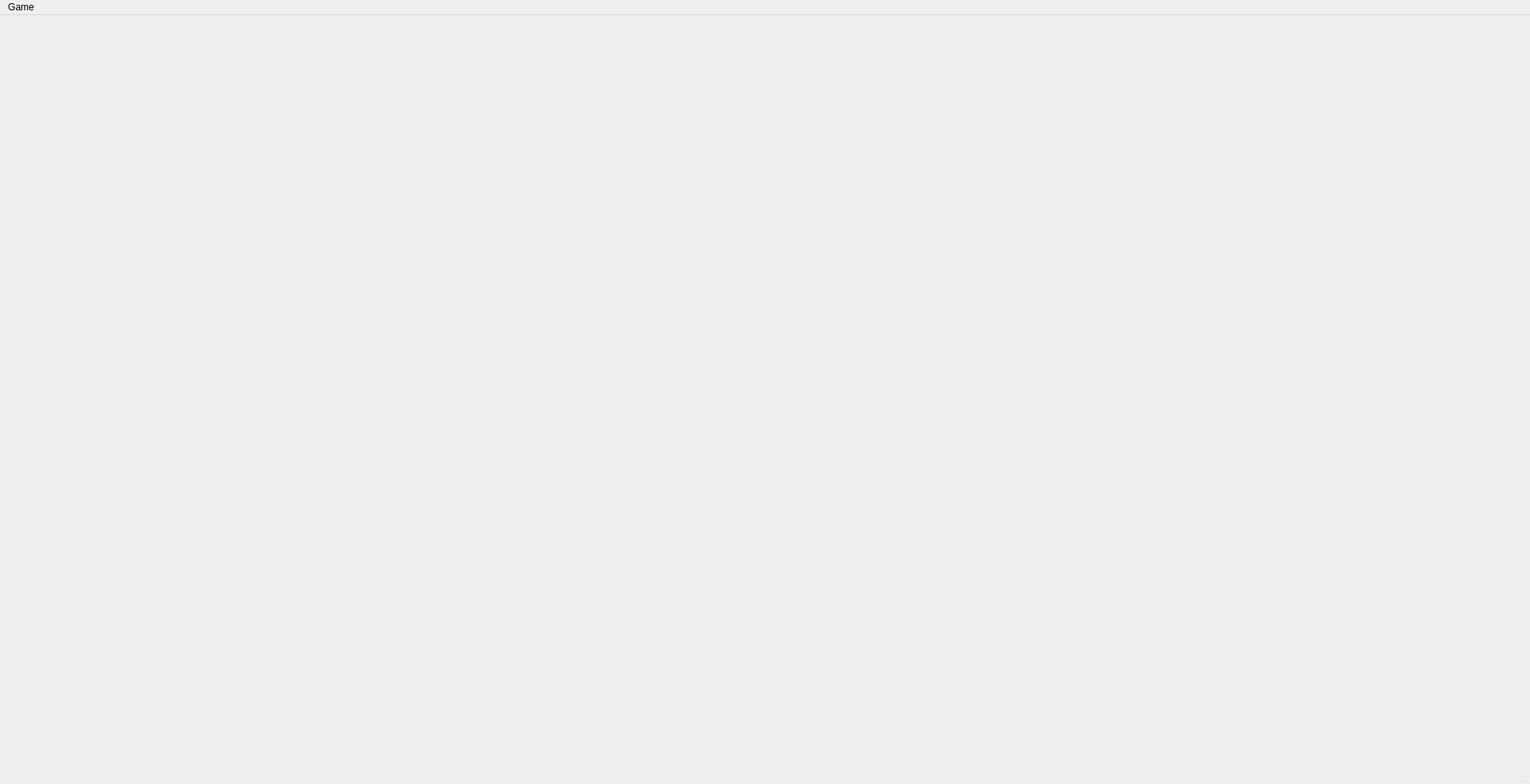
<?xml version="1.0" encoding="UTF-8"?>
<ui version="4.0">
 <class>MainWindow</class>
 <widget class="QMainWindow" name="MainWindow">
  <property name="geometry"><rect><x>0</x><y>0</y><width>1920</width><height>984</height></rect></property>
  <property name="windowTitle"><string>Trickwise Pinochle</string></property>
  <widget class="QWidget" name="centralwidget"/>
  <widget class="QMenuBar" name="menubar">
   <property name="geometry"><rect><x>0</x><y>0</y><width>1920</width><height>27</height></rect></property>
   <property name="nativeMenuBar"><bool>false</bool></property>
   <widget class="QMenu" name="menuQtMainWindow">
    <property name="title"><string>Game</string></property>
    <addaction name="actionNewGame"/>
    <addaction name="actionResumeSavedGame"/>
    <addaction name="actionSaveGameState"/>
    <addaction name="separator"/>
    <addaction name="actionManageSavedGames"/>
   </widget>
   <addaction name="menuQtMainWindow"/>
  </widget>
  <widget class="QStatusBar" name="statusbar"/>
  <action name="actionNewGame">
   <property name="text"><string>New Game</string></property>
   <property name="shortcut"><string>Ctrl+N</string></property>
  </action>
  <action name="actionResumeSavedGame">
   <property name="text"><string>Resume Saved Game...</string></property>
   <property name="shortcut"><string>Ctrl+O</string></property>
  </action>
  <action name="actionSaveGameState">
   <property name="text"><string>Save Game State...</string></property>
   <property name="shortcut"><string>Ctrl+S</string></property>
  </action>
  <action name="actionManageSavedGames">
   <property name="text"><string>Manage Saved Games...</string></property>
  </action>
 </widget>
 <resources/>
 <connections/>
</ui>
